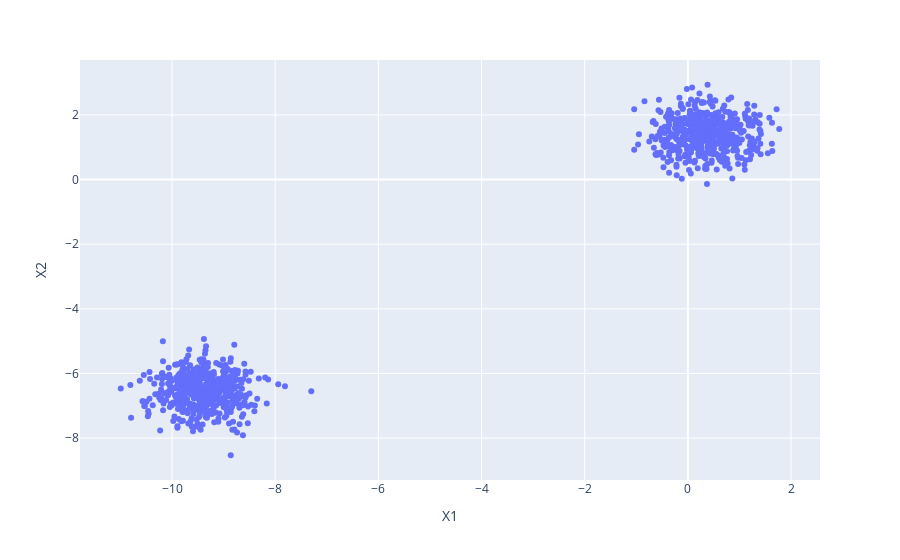

Write notebook code for a chart like this one.
### Code cell
px.scatter(two_blobs, x = 'X1' ,y = 'X2')

### Figure 1 — Plotly figure (JSON) as saved in the notebook; plotly's stock layout.template omitted (floating-point values rounded to 4 significant figures; data arrays with more than 128 entries replaced by an {"elided": "..."} marker saying what was removed)
{"data": [{"hovertemplate": "X1=%{x}<br>X2=%{y}<extra></extra>", "legendgroup": "", "marker": {"color": "#636efa", "symbol": "circle"}, "mode": "markers", "name": "", "orientation": "v", "showlegend": false, "type": "scatter", "x": {"elided": "1000 float values"}, "xaxis": "x", "y": {"elided": "1000 float values"}, "yaxis": "y"}], "layout": {"legend": {"tracegroupgap": 0}, "margin": {"t": 60}, "xaxis": {"anchor": "y", "domain": [0, 1], "title": {"text": "X1"}}, "yaxis": {"anchor": "x", "domain": [0, 1], "title": {"text": "X2"}}}}
